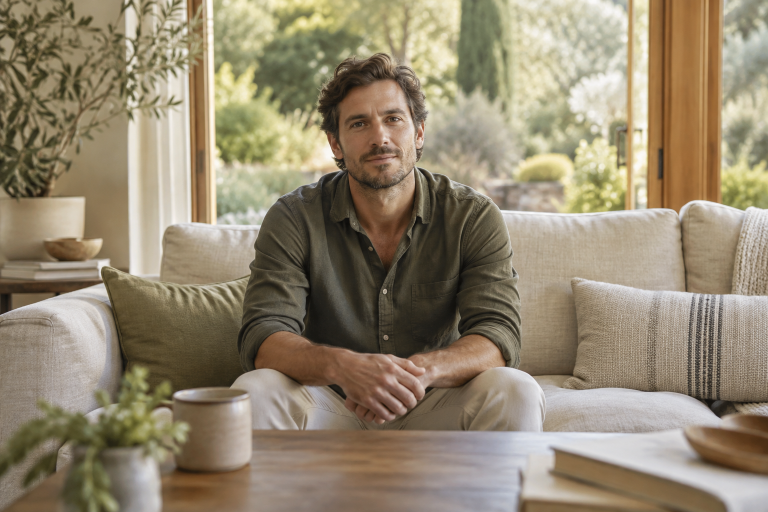
#> input picture scratch/imagens_reformulacao_originais/ansiedade.png, 1536 x 1024 px, given in place of exec-03e5b2bd-f146-4bc8-bcf6-2d2f9e4f5272.png, which was not available (shown at 1/2 size)
$ python trocar_ansiedade_v2.py
#> lines starting #> are read from the running program, lines starting #| are printed output that depends on the picture; pictures that were not available may be replaced by others from this repository, and a replacement may not be noted
from pathlib import Path
from PIL import Image, ImageOps
import shutil
source=Path(r'C:\Users\andre\.codex\generated_images\01a0ebd3-dccd-76f2-a0ea-1f8c9958dd5f\exec-03e5b2bd-f146-4bc8-bcf6-2d2f9e4f5272.png')
shutil.copy2(source,'scratch/imagens_reformulacao_originais/ansiedade-v2.png')
im=Image.open(source).convert('RGB')
#> im is the input picture: PIL image 1536x1024 RGB; mean R, G, B 147.8, 135.2, 112
for name,size in [('ansiedade-v2.webp',(960,640)),('ansiedade-v2-mobile.webp',(640,480))]:
    ImageOps.fit(im,size,method=Image.Resampling.LANCZOS).save(Path('static/img/avaliacoes')/name,'WEBP',quality=84,method=6)
#> this loop made 2 passes
#> pass 1, `ImageOps.fit(im,size,method=Image.Resampling.LANCZOS).save(Path('stati..`:
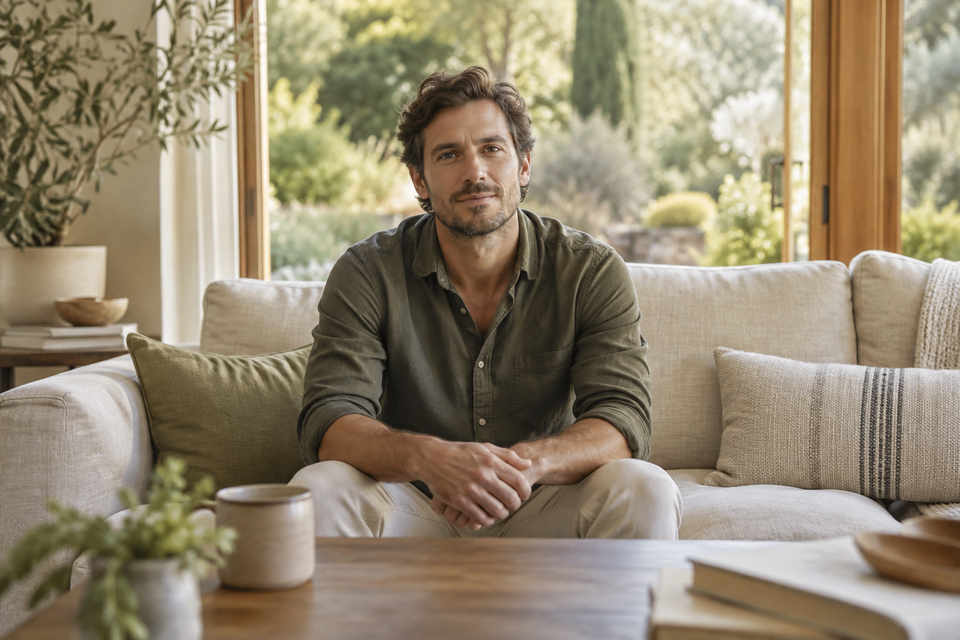
#> saved as ansiedade-v2.webp: PIL image 960x640 RGB; mean R, G, B 147.8, 135.2, 112
#> pass 2, `ImageOps.fit(im,size,method=Image.Resampling.LANCZOS).save(Path('stati..`:
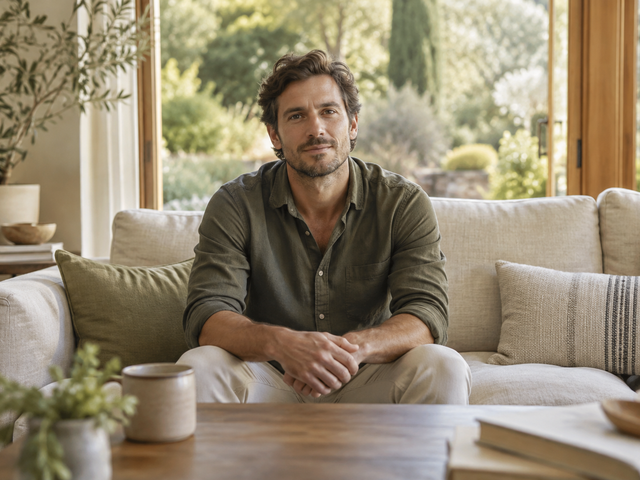
#> saved as ansiedade-v2-mobile.webp: PIL image 640x480 RGB; mean R, G, B 148.7, 135.9, 112.5
p=Path('servicos/editorial.py')
#> (the run stopped early here; a loop or call above may not have finished)

$ run again, on scratch/imagens_reformulacao_originais/bariatrica-v2.png
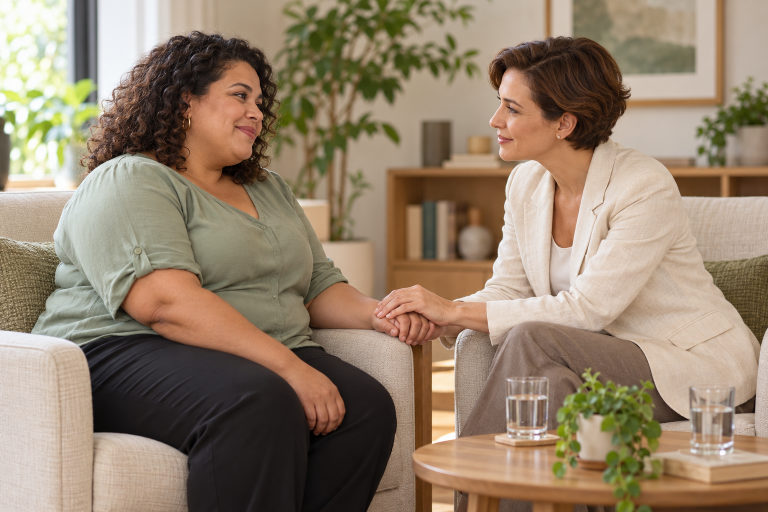
#> input picture scratch/imagens_reformulacao_originais/bariatrica-v2.png, 1536 x 1024 px, given in place of exec-03e5b2bd-f146-4bc8-bcf6-2d2f9e4f5272.png, which was not available (shown at 1/2 size)
#> im is the input picture: PIL image 1536x1024 RGB; mean R, G, B 148.4, 129.7, 108.7
#> the loop `for name,size in [('ansiedade-v2.webp',(960,640)),('ansiedade-v2-mobil..` made 2 passes
#> pass 1, `ImageOps.fit(im,size,method=Image.Resampling.LANCZOS).save(Path('stati..`:
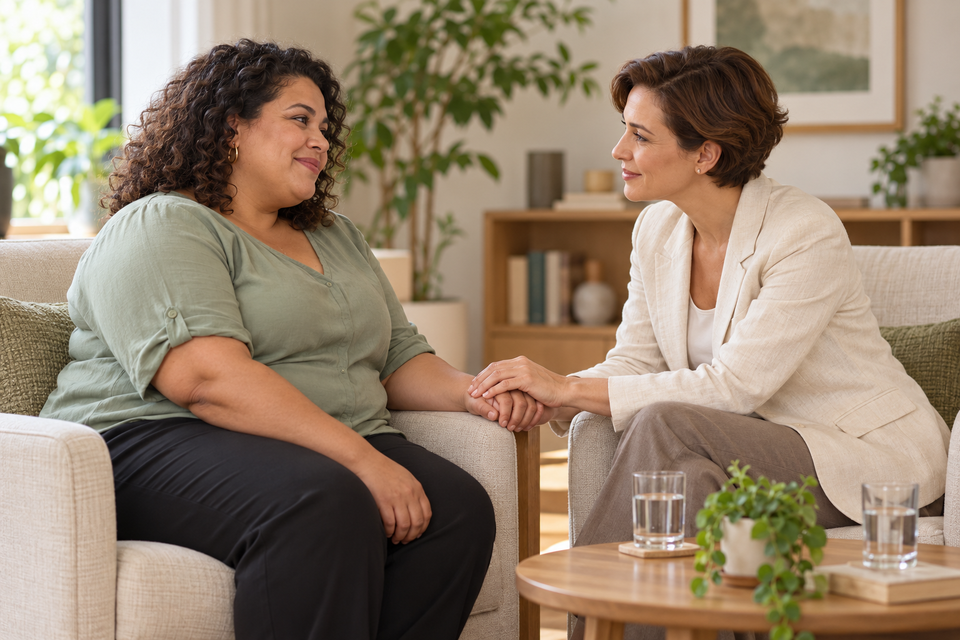
#> saved as ansiedade-v2.webp: PIL image 960x640 RGB; mean R, G, B 148.4, 129.7, 108.7
#> pass 2, `ImageOps.fit(im,size,method=Image.Resampling.LANCZOS).save(Path('stati..`:
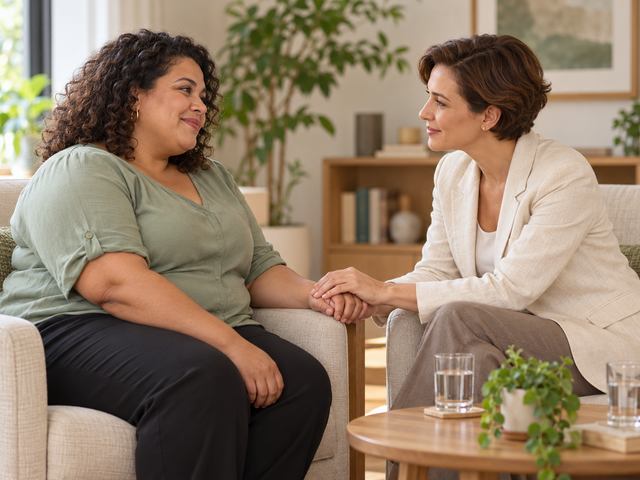
#> saved as ansiedade-v2-mobile.webp: PIL image 640x480 RGB; mean R, G, B 144.5, 125.1, 104.1

$ run again, on scratch/imagens_reformulacao_originais/bariatrica.png
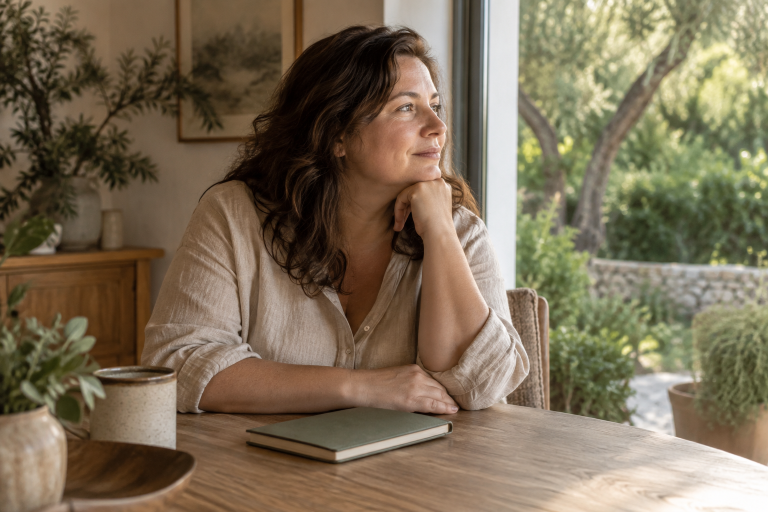
#> input picture scratch/imagens_reformulacao_originais/bariatrica.png, 1536 x 1024 px, given in place of exec-03e5b2bd-f146-4bc8-bcf6-2d2f9e4f5272.png, which was not available (shown at 1/2 size)
#> im is the input picture: PIL image 1536x1024 RGB; mean R, G, B 124, 109.4, 86.4
#> the loop `for name,size in [('ansiedade-v2.webp',(960,640)),('ansiedade-v2-mobil..` made 2 passes
#> pass 1, `ImageOps.fit(im,size,method=Image.Resampling.LANCZOS).save(Path('stati..`:
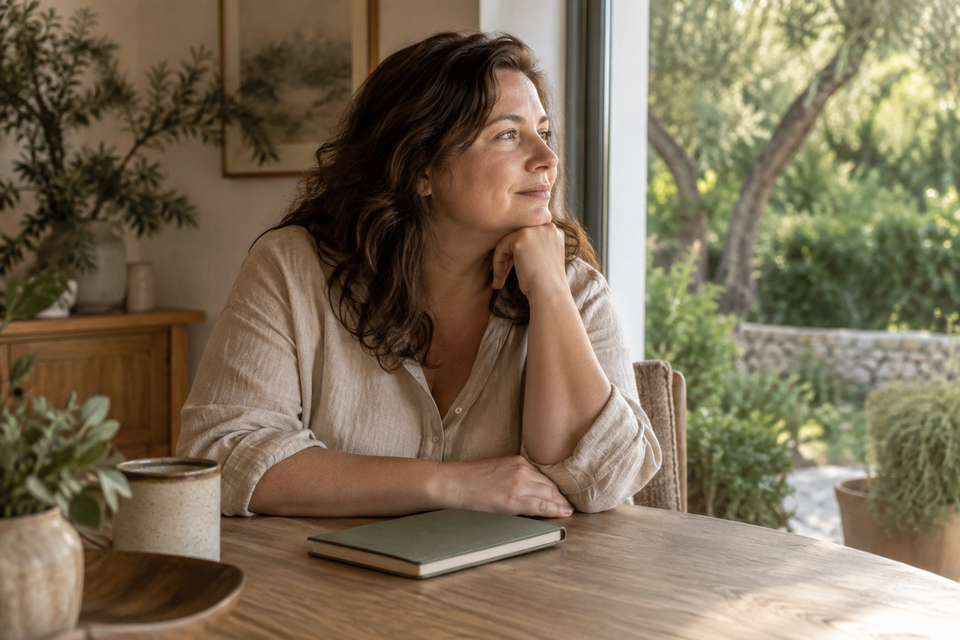
#> saved as ansiedade-v2.webp: PIL image 960x640 RGB; mean R, G, B 124, 109.4, 86.4
#> pass 2, `ImageOps.fit(im,size,method=Image.Resampling.LANCZOS).save(Path('stati..`:
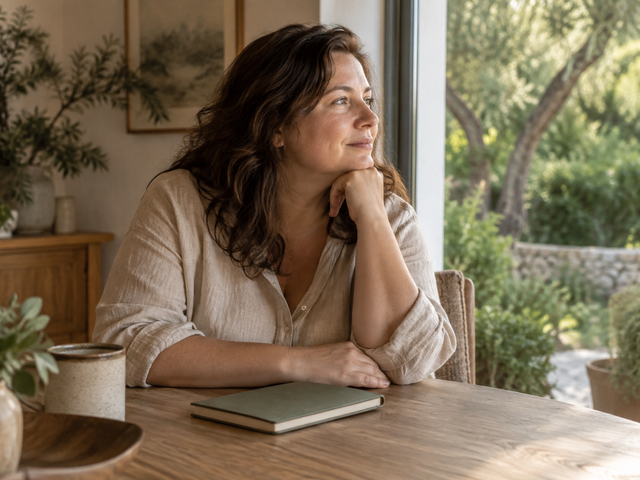
#> saved as ansiedade-v2-mobile.webp: PIL image 640x480 RGB; mean R, G, B 124, 108.6, 86.2
